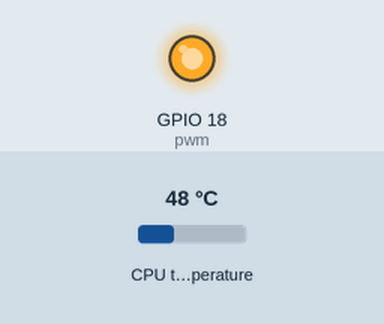
The program below on a simulated Raspberry Pi (BCM pin numbers). On the bench: output pins drawn as LEDs (lit = HIGH). Inputs (shaded band) come from the test bench; at power-on: CPU temperature 48 °C. Files the program writes start out absent; the clock reads 2024-03-15 10:24:30 at power-on unless the program sets it.

Above: at 0.1 s.
At 20.1 s:
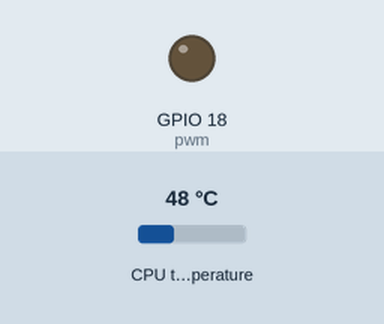
Timing chart, 0 to 21.6 s (numbered marks = the images above):
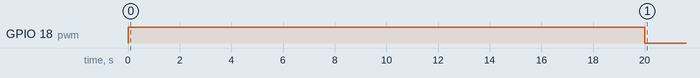

Measured:
- by itself, GPIO 18 (pwm): LOW → HIGH at 0.00 s, → LOW 20.0 s later

The program:

fancontroller.py
```python
from RPi import GPIO as gpio
from gpiozero import CPUTemperature
from threading import Event

import logging, os
from pathlib import Path


logger = logging.getLogger('test')
FORMAT = logging.Formatter('%(levelname)s: %(asctime)s, %(message)s')
path = Path('fancontroller_log', 'log.txt')
filehandler = logging.FileHandler(path, mode='a+', encoding='utf-8', delay=False)
filehandler.setFormatter(FORMAT)
logger.addHandler(filehandler)
logger.setLevel(logging.DEBUG)
os.chmod(path, 0o777)

def insertdebug(message):
    logger.debug(message)

def run(newRound):
    pwm = None
    temp = None
    try:
        gpio.setmode(gpio.BCM)
        gpio.setup(18, gpio.OUT)
        pwm = gpio.PWM(18, 300)
        pwm.start(100)
        while not newRound.wait(20):
            temp = CPUTemperature().temperature
            #print(temp)
            if temp > 75:
                pwm.ChangeDutyCycle(100)
            elif temp > 65:
                pwm.ChangeDutyCycle(80)
#            elif temp > 55:
#                pwm.ChangeDutyCycle(70)
#            elif temp > 50:
#                pwm.ChangeDutyCycle(50)
#            elif temp > 45:
#                pwm.ChangeDutyCycle(30)
            else:
                pwm.ChangeDutyCycle(0)
    except Exception as e:
        newRound.set()
        insertdebug(e)
        pwm.stop()
        gpio.cleanup()

if __name__ == '__main__':
    newRound = Event()
    run(newRound)
```
